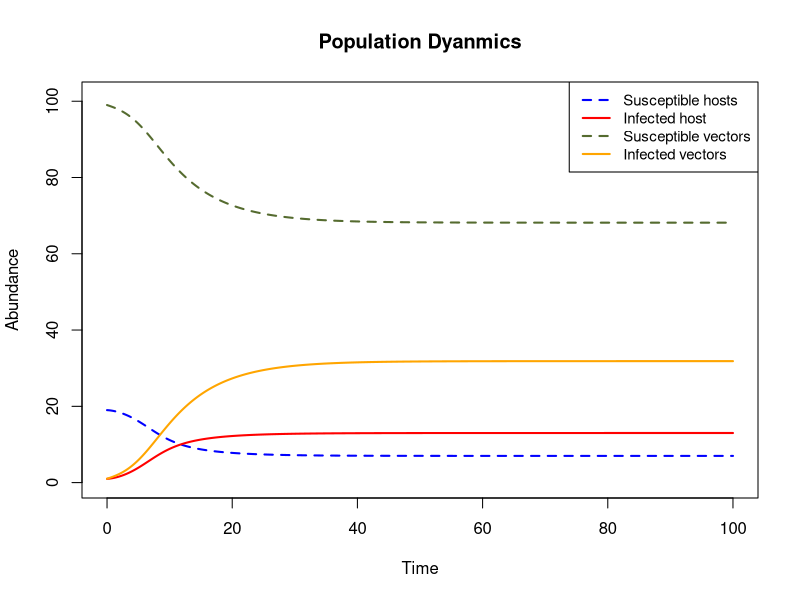
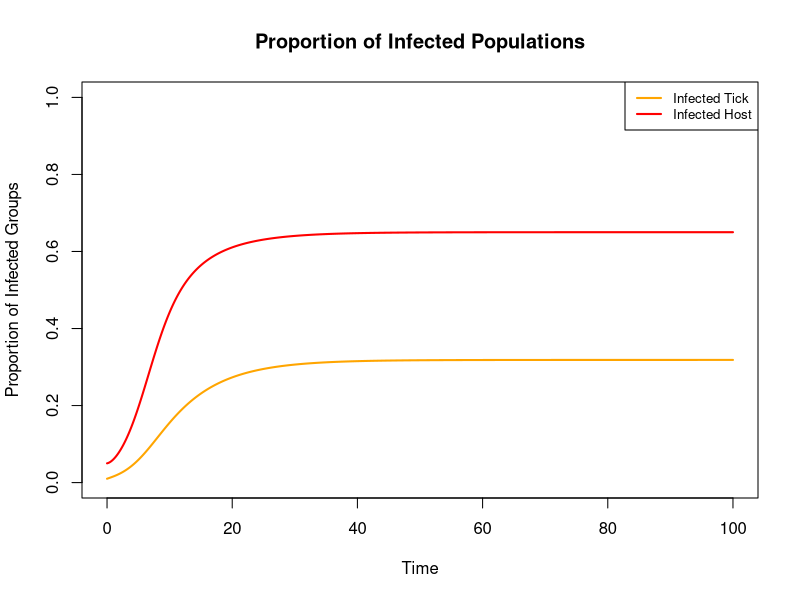
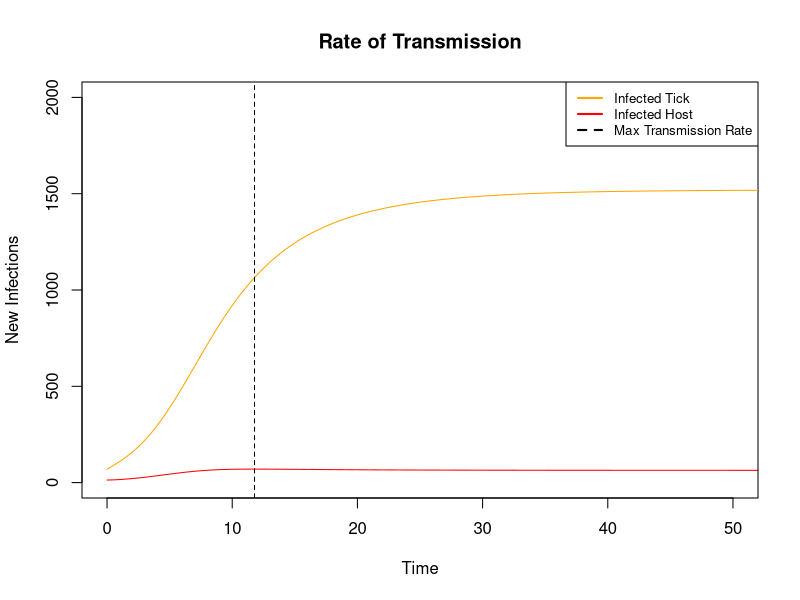
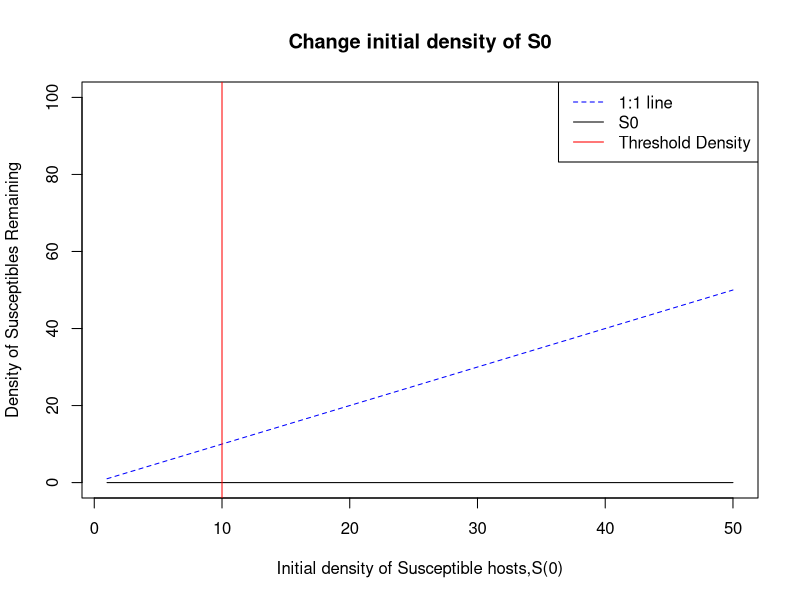

Write R code to recreate these figures, in order. (Note: this script raises an error after producing the figures.)
## ---- chunk 1
knitr::opts_chunk$set(echo = TRUE)

## ---- chunk 2
# very basic, simple model to build off of
library(deSolve)
host.tick <- function(t, x, params) {
  S = x[1] # susceptible host
  I = x[2] # infected host
  U = x[3] # susceptible vector
  V = x[4] # infected vector
  
  beta_prime = params[1] # inoculation
  alpha = params[2] # acquisition
  gamma = params[3] # host turnover I > S
  birth_v = params[4] # birth of vectors, or input into the system
  death_v = params[5] # death of vectors
  
  # S + I = N host in system
  dSdt = - (beta_prime*S*V)/(S + I) + gamma*I #change of susceptibles to infected
  dIdt = (beta_prime*S*V)/(S + I) - gamma*I # change of infected to susceptibles
  dUdt = - (alpha*S*I)/(S + I) + birth_v*U - death_v*U + 10
  dVdt = (alpha*S*I)/(S + I) + birth_v*V - death_v*V
 
  # U + V = N vector in system, don't think this would be biologically driving I% but check it out
  #dUdt = - (alpha*U*I)/(U + V) + birth_v*U - death_v*U 
  #dVdt = (alpha*U*I)/(U + V) + birth_v*V - death_v*V
  
  return(list(c(dSdt, dIdt, dUdt, dVdt)))
}

# initial values for state variables
  S0 = 19
  I0 = 1
  U0 = 99
  V0 = 1
initial_values = c(S0, I0, U0, V0)

# initial values for parameters
  beta_prime = 0.7 # inoculation #assuming 70% of infectious contacts turn into infections
  alpha = 0.7  # acquisition #assuming 70% of infectious contacts turn into infections
  gamma = 0.6 # host turnover I > S
  birth_v = 0.5 # birth of vectors
  death_v = 0.6 # death of vectors
parameters = c(beta_prime, alpha, gamma, birth_v, death_v) 

# time series
times = seq(0,100, 0.01)

# run the model
results = lsoda(initial_values, times, host.tick, parameters)
colnames(results) = c('time', 'susceptible host', 'infected host', 'susceptible tick', 'infected tick')
head(results)  

#colors()
Scol <- 'blue'
Icol <- 'red'
Ucol <- 'darkolivegreen'
Vcol <- 'orange'

# plot basic abundances graph
plot(results[, 'time'], results[,'susceptible host'], type = 'l', col = Scol, 
     xlab = 'Time', ylab = 'Abundance', main = 'Population Dyanmics',
     ylim = c(0,101), lty = 2, lwd = 2)
lines(results[,'time'], results[,'infected host'], type = 'l', col = Icol, lty = 1, lwd = 2)
lines(results[,'time'], results[,'susceptible tick'], type = 'l', col = Ucol, lty = 2, lwd = 2)
lines(results[,'time'], results[,'infected tick'], type = 'l', col = Vcol, lty = 1, lwd = 2)
legend('topright', legend = c('Susceptible hosts', 'Infected host', 'Susceptible vectors', 'Infected vectors'),
       col = c(Scol, Icol, Ucol, Vcol), lty = c(2,1,2,1), 
       lwd = 2, cex = 0.9)

# hopefully if I can get psi (input into susceptible vectors) there won't be a crashing Vs population

sd(results[,'infected tick'])
sd(results[,'susceptible tick'])
sd(results[,'infected host'])
sd(results[,'susceptible host'])



H = S0 + I0
T = U0 + V0
# max number of infected hosts at t
#max_infected_host<-(max(results[,'infected host']))/H
# at one point at peak infection, 64% of hosts (N = 13) were infected

# max number of infected hosts at t
#max_infected_tick<-(max(results[,'infected tick']))/T
# at one point at peak infection, 32% of ticks (N = 32) were infected


## what proportion of population had been sick at some point?
plot(x = times, y = ((results[,'infected tick'])/T),
     xlab = 'Time', ylab = 'Proportion of Infected Groups',
     main = 'Proportion of Infected Populations',
     lwd = 2, lty = 1, type = 'l',
     col = Vcol,
     ylim = c(0,1))
lines(x = times, y = ((results[,'infected host'])/H), 
     col = Icol, lwd = 2)
legend('topright', legend = c('Infected Tick', 'Infected Host'),
       col = c(Vcol, Icol), lty = 1, lwd = 2,
       cex = 0.8)

## When was rate of transmission highest?
newinfections_host <- beta_prime*(results[,'susceptible host'])*(results[,'infected host'])
newinfections_tick <- beta_prime*(results[,'susceptible tick'])*(results[,'infected tick'])

plot(x = times, y = newinfections_host,
     type = 'l', col = Icol,
     xlab = 'Time', ylab = 'New Infections', main = 'Rate of Transmission',
     ylim = c(0,2000), xlim = c(0,50))
lines(x = times, y = newinfections_tick, col = Vcol)
legend('topright', legend = c('Infected Tick', 'Infected Host', 'Max Transmission Rate'),
       col = c(Vcol, Icol, 'black'), lty = c(1,1,2), lwd = 2,
       cex = 0.8)
max.newinfections_host <- max(newinfections_host)
max.newinfections_tick <- max(newinfections_tick)

for(i in 1:length(times)) {
  if(newinfections_host[i]==max.newinfections_host){
    H.maxnewinf<- times[i]
  }
}
for(i in 1:length(times)) {
  if(newinfections_tick[i]==max.newinfections_tick){
    T.maxnewinf<- times[i]
  }
}
H.maxnewinf
T.maxnewinf
abline(v = T.maxnewinf, lty = 2, col = Vcol)
abline(v = H.maxnewinf, lty = 2, col = 'black')

## ---- chunk 3
## Change initial conditions, like host density to see impact on R0
# make forloop

host.tick.density<- function(t, x, params) {
  S = x[1]
  I = x[2]
  U = x[3]
  V = x[4]
  
  beta_prime = params[1] # inoculation
  alpha = params[2] # acquisition
  gamma = params[3] # host turnover I > S
  birth_v = params[4] # birth of vectors, or input into the system
  death_v = params[5] # death of vectors
  
  # S + I = N host in system
  dSdt = - (beta_prime*S*V) + gamma*I #change of susceptibles to infected
  dIdt = (beta_prime*S*V) - gamma*I # change of infected to susceptibles
  dUdt = - (alpha*S*I) + birth_v*U - death_v*U 
  dVdt = (alpha*S*I) + birth_v*V - death_v*V
 
  return(list(c(dSdt, dIdt, dUdt, dVdt)))
}

Tend = 100
times = seq(0, Tend, by = 1)

# initial values for parameters
  beta_prime = 0.1 # inoculation 
  alpha = 0.1  # acquisition 
  gamma = 1 # host turnover I > S
  birth_v = 0.6 # birth of vectors
  death_v = 0.5 # death of vectors
parameters = c(beta_prime, alpha, gamma, birth_v, death_v) 

# initial values for state variables
  #S0 = 19 changing this
  S0_all <-seq(1,50,1) 
  I0 = 1
  U0 = 200
  V0 = 1


S_longterm = rep(0, length(S0_all))
I_longterm = rep(0, length(S0_all))
U_longterm = rep(0, length(S0_all))
V_longterm = rep(0, length(S0_all))

for(i in length(S0_all)) {
  initial_values = c(S0_all[i], I0, U0, V0)
  
  results = lsoda(initial_values, times, host.tick.density, parameters)
  
  # save final values of state variables
  S_longterm[i] = results[Tend+1,2]
  I_longterm[i] = results[Tend+1,3]
  U_longterm[i] = results[Tend+1,4]
  V_longterm[i] = results[Tend+1,5]
}

plot(S0_all, S_longterm, type = 'l',
     xlab = 'Initial density of Susceptible hosts,S(0)',
     ylab = 'Density of Susceptibles Remaining',
     main = 'Change initial density of S0',
     ylim = c(0, 100))
lines(S0_all, S0_all, type = 'l', col = Scol,lty = 2) # 1:1 line; final density of S = S0
abline(v = gamma/beta_prime, col = 'red') # threshold density of S for pathogen invasion
legend("topright", legend = c('1:1 line','S0', 'Threshold Density'),
       col = c('blue', 'black', 'red'), lty = c(2,1,1))

## ---- chunk 4
## Change initial conditions, like beta_prime to see impact on R0
# make forloop

host.tick.density<- function(t, x, params) {
  S = x[1]
  I = x[2]
  U = x[3]
  V = x[4]
  
  beta_prime = params[1] # inoculation
  alpha = params[2] # acquisition
  gamma = params[3] # host turnover I > S
  birth_v = params[4] # birth of vectors, or input into the system
  death_v = params[5] # death of vectors
  
  # S + I = N host in system
  dSdt = - (beta_prime*S*V) + gamma*I #change of susceptibles to infected
  dIdt = (beta_prime*S*V) - gamma*I # change of infected to susceptibles
  dUdt = - (alpha*S*I) + birth_v*U - death_v*U 
  dVdt = (alpha*S*I) + birth_v*V - death_v*V
 
  return(list(c(dSdt, dIdt, dUdt, dVdt, beta_prime)))
}

Tend = 100
times = seq(0, Tend, by = 1)

# initial values for parameters
  beta_prime_all <- seq(.001, .999, .01)
  #beta_prime = 0.1 # inoculation 
  alpha = 0.1  # acquisition 
  gamma = 1 # host turnover I > S
  birth_v = 0.6 # birth of vectors
  death_v = 0.5 # death of vectors
parameters = c(beta_prime, alpha, gamma, birth_v, death_v) 

# initial values for state variables
  S0 = 19 
  #S0_all <-seq(1,50,1) 
  I0 = 1
  U0 = 200
  V0 = 1

z = 1:100
S_longterm = rep(0, length(z))
I_longterm = rep(0, length(z))
U_longterm = rep(0, length(z))
V_longterm = rep(0, length(z))

for(i in length(z)) {

  parameters = c(beta_prime_all[i], alpha, gamma, birth_v, death_v) 

  results = lsoda(initial_values, times, host.tick.density, parameters)
  
  # save final values of state variables
  S_longterm[i] = results[Tend+1,2]
  I_longterm[i] = results[Tend+1,3]
  U_longterm[i] = results[Tend+1,4]
  V_longterm[i] = results[Tend+1,5]
  beta_prime_longterm[i] = results[Tend+1,6]
}

plot(beta_prime_all,beta_prime_longterm, type = 'l' )
plot(S0_all, S_longterm, type = 'l',
     xlab = 'Initial density of Susceptible hosts,S(0)',
     ylab = 'Density of Susceptibles Remaining',
     main = 'Change initial density of S0',
     ylim = c(0, 250))
lines(S0_all, S0_all, type = 'l', col = Scol,lty = 2) # 1:1 line; final density of S = S0
abline(v = gamma/beta_prime, col = 'red') # threshold density of S for pathogen invasion
legend("topright", legend = c('1:1 line','S0', 'Threshold Density'),
       col = c('blue', 'black', 'red'), lty = c(2,1,1))

## ---- chunk 5

## need to fix my ODEs here

# initial values for parameters  
  beta_prime = 0.9 # inoculation
  alpha = 0.8  # acquisition
  gamma = 0.7 # host turnover I > S
  birth_v = 0.3 # birth of vectors
  death_v = 0.5 # death of vectors

# inital values for state variables
  H = 30
  T = 100
  
  S0 = 29
  I0 = 1
  U0 = 99
  V0 = 1

# set up storage variables
tset <- seq(0, 60, 2000)
H.simu1 <- NaN*tset; H.simu1[1] <- H
T.simu1 <- NaN*tset; T.simu1[1] <- T
S.simu1 <- NaN*tset; S.simu1[1] <- S0
I.simu1 <- NaN*tset; I.simu1[1] <- I0
U.simu1 <- NaN*tset; U.simu1[1] <- U0
V.simu1 <- NaN*tset; V.simu1[1] <- V0

for(i in 2:length(tset)) {
  dt <- tset[i] - tset[i -1]
  # rename to shorten commands to make ODEs easier
  S <- S.simu1[i-1]
  I <- I.simu1[i-1]
  U <- U.simu1[i-1]
  V <- V.simu1[i-1]
  
  dS <- (- (beta_prime*S*V)/(S + I) + gamma*I)*dt
  dI <- ( (beta_prime*S*V)/(S + I) - gamma*I)*dt
  dU <- (- (alpha*S*I)/(S + I) + birth_v*U - death_v*U)*dt
  dV <- ((alpha*S*I)/(S + I) - death_v*U)*dt
  
  dH <- dS + dI
  dT <- dU + dV
  
  H.simu1[i] <- H +dH
  T.simu1[i] <- T +dT
  S.simu1[i] <- S +dS
  I.simu1[i] <- I +dI
  U.simu1[i] <- U +dU
  V.simu1[i] <- V +dV
}


## ---- chunk 6
q.to.f <- function(t, x, params) {
  Xqii = x[1] # infected stays infected
  Xqsi = x[2] # susceptible becomes infected
  Xqss = x[3] # susceptible stays susceptible
  
  
  lambda= params[1] # inoculation
  alpha = params[2] # acquisition via infected blood meal
  sigma = params[3] # acquisition via cofeeding
  psi = params[4] # input of new vectors into questing X
  omega = params[5] # death of vectors
  
  # S + I = N host in system
  dXqiidt = psi - omega*Xqii - lambda*Xqii # infected stays infected
  dXqsidt = psi - omega*Xqsi - lambda*Xqsi*alpha - lambda*Xqsi*sigma # susceptible becomes infected
  # if sigma/alpha 0, selects 1 route of transmission
  dXqssdt = psi - omega*Xqss - lambda*Xqss # susceptible stays susceptible
  
  return(list(c(dXqiidt, dXqsidt, dXqssdt)))
}

Xqii0 = 10
Xqsi0 = 30
Xqss0 = 60

## set values
# state variables
initial_values = c(Xqii0, Xqsi0, Xqss0)

## all transmission routes are equal
# parameters
  lambda= .7 # contact rate
  alpha_equal = .01 # acquisition via infected blood meal
  sigma_equal = .01 # acquisition via cofeeding
  psi = 50 # input of new vectors into questing X
  omega = .5 # death of vectors

parameters_equal = c(lambda, alpha_equal, sigma_equal, psi, omega) 

times = seq(0,5, 0.01)

results_equal = lsoda(initial_values, times, q.to.f, parameters_equal)
colnames(results_equal) = c('time', 'I to I', 'S to I', 'S to S')
head(results_equal)  

## HT greater >>
# parameters
  lambda= .7 # contact rate
  alpha_greater = .7 # acquisition via infected blood meal
  sigma_equal = .01 # acquisition via cofeeding
  psi = 50 # input of new vectors into questing X
  omega = .5 # death of vectors

parameters_HT = c(lambda, alpha_greater, sigma_equal, psi, omega) 

times = seq(0,5, 0.01)

results_HT = lsoda(initial_values, times, q.to.f, parameters_HT)
colnames(results_HT) = c('time', 'I to I', 'S to I', 'S to S')
head(results_HT)  

## co-feeding greater
# parameters
  lambda= .7 # contact rate
  alpha_small = .1 # acquisition via infected blood meal
  sigma_greater = .4 # acquisition via cofeeding
  psi = 50 # input of new vectors into questing X
  omega = .5 # death of vectors

parameters_CF = c(lambda, alpha_small, sigma_greater, psi, omega) 

times = seq(0,5, 0.01)

results_CF = lsoda(initial_values, times, q.to.f, parameters_CF)
colnames(results_CF) = c('time', 'I to I', 'S to I', 'S to S')
head(results_CF)  


qiicol <-"blue"
qsicol<- 'red'
qsscol <- 'purple'

# use main = c('', paste())
# alternative title Transitions from Questing to Feeding. 
par(mfrow = c(3,1), mar = c(2,4,3,1))
# equal

## try to find max of susceptible ticks going into next system


plot(results_equal[, 'time'], results_equal[,'I to I'], type = 'l', col = qiicol, 
     xlab = 'Time', ylab = 'Abundance',main = c('Transmission inputs: Non-systemic = Systemic'),cex.main = 1,
     ylim = c(0,100), lty = 1, lwd = 2)
lines(results_equal[,'time'], results_equal[,'S to I'], type = 'l', col = qsicol, lty = 1, lwd = 2)
lines(results_equal[,'time'], results_equal[,'S to S'], type = 'l', col = qsscol, lty = 1, lwd = 2)
legend('bottomright', legend = c('I to I', 'S to I', 'S to S'),
       col = c('blue', 'purple', 'red'), lty = c(1,1,1), 
       lwd = c(2,2,2), cex = 1, horiz = TRUE)

# greater HT
plot(results_HT[, 'time'], results_HT[,'I to I'], type = 'l', col = qiicol, 
     xlab = 'Time', ylab = 'Abundance', main = 'Transmission inputs: Non-systemic << Systemic',cex.main = 1,
     ylim = c(0,100), lty = 1, lwd = 2)
lines(results_HT[,'time'], results_HT[,'S to I'], type = 'l', col = qsicol, lty = 1, lwd = 2)
lines(results_HT[,'time'], results_HT[,'S to S'], type = 'l', col = qsscol, lty = 1, lwd = 2)
legend('bottomright', legend = c('I to I', 'S to I', 'S to S'),
       col = c('blue', 'purple', 'red'), lty = c(1,1,1), 
       lwd = c(2,2,2), cex = 1, horiz = TRUE)

# greater CF
plot(results_CF[, 'time'], results_CF[,'I to I'], type = 'l', col = qiicol, 
     xlab = 'Time', ylab = 'Abundance', main =  'Transmission inputs: Non-systemic > Systemic',cex.main = 1, 
     ylim = c(0,100), lty = 1, lwd = 2)
lines(results_CF[,'time'], results_CF[,'S to I'], type = 'l', col = qsicol, lty = 1, lwd = 2)
lines(results_CF[,'time'], results_CF[,'S to S'], type = 'l', col = qsscol, lty = 1, lwd = 2)
legend('bottomright', legend = c('I to I', 'S to I', 'S to S'),
       col = c('blue', 'purple', 'red'), lty = c(1,1,1), 
       lwd = c(2,2,2), cex = 1, horiz = TRUE)


## ---- chunk 7
all.phases <- function(t, x, params) {
  # 3 classes from questing to feeding
  Xq = x[1] # infected stays infected
  Xf = x[2]
  Xe = x[3]
  
  lambda = params[1]
  phi = params[2]
  tau = params[3]
  
  psi = params[4]
  omega = params[5]
  
  # S + I = N host in system
  
  # questing to feeding
  dXqdt = psi - omega*Xq - lambda*Xq # infected stays infected
  
  
  # feeding to engorged
  dXfdt = lambda*Xq - omega*Xf - phi*Xf
  
  
  # engorged to molted to next X
  dXedt = phi*Xf - omega*Xe - tau*Xe

  
  return(list(c(dXqdt,dXfdt,dXedt)))
}

Xq0 = 100
Xf0 = 60
Xe0 = 50

## set values
# state variables
initial_values = c(Xq0,Xf0,Xe0)

# parameters_equal
lambda = .5 # contact rate
  phi = .5 # drop off rate
  tau = .5 # molting rate
  
  psi = 10 # input of new vectors into questing X
  omega = .5 # death of vectors
  
parameters_equal = c(lambda, phi, tau, psi, omega) 

times = seq(0,5, 0.1)

results_equal = lsoda(initial_values, times, all.phases, parameters_equal)
colnames(results_equal) = c('time', 'Xq','Xf','Xe')
head(results_equal)  

# greater parameters
lambda_greater = .8 # contact rate
  phi_greater = .8 # drop off rate
  tau_greater = .8 # molting rate
  
  psi = 10 # input of new vectors into questing X
  omega = .5 # death of vectors
  
parameters_greater = c(lambda_greater, phi_greater, tau_greater, psi, omega) 

times = seq(0,5, 0.1)

results_greater = lsoda(initial_values, times, all.phases, parameters_greater)
colnames(results_greater) = c('time', 'Xq','Xf','Xe')
head(results_greater)  

# lower parameters
lambda_lower = .3 # contact rate
  phi_lower = .3 # drop off rate
  tau_lower = .3 # molting rate
  
  psi = 10 # input of new vectors into questing X
  omega = .5 # death of vectors
  
parameters_lower = c(lambda_lower, phi_lower, tau_lower, psi, omega) 

times = seq(0,5, 0.1)

results_lower = lsoda(initial_values, times, all.phases, parameters_lower)
colnames(results_lower) = c('time', 'Xq','Xf','Xe')
head(results_lower)  

#par(mfrow = c(3,1))
plot(results_greater[, 'time'], results_greater[,'Xq'], type = 'l', col = 'red', 
     xlab = 'Time', ylab = 'Abundance',main = 'Tick population dynamics, temp parameters increased',
     ylim = c(0,100), lty = 1, lwd = 2)
lines(results_greater[,'time'], results_greater[,'Xf'], type = 'l', col = 'green', lty = 1, lwd = 2)
lines(results_greater[,'time'], results_greater[,'Xe'], type = 'l', col = 'blue', lty = 1, lwd = 2)
legend('topright', legend = c('questing','feeding','engorged'),
       col = c('red', 'blue', 'green'), lty = c(1,1,1), 
       lwd = c(2,2,2), cex = 0.7, horiz = TRUE)
plot(results_equal[, 'time'], results_equal[,'Xq'], type = 'l', col = 'red', 
     xlab = 'Time', ylab = 'Abundance',main = 'Tick population dynamics, temp. parameters base level',
     ylim = c(0,100), lty = 1, lwd = 2)
lines(results_equal[,'time'], results_equal[,'Xf'], type = 'l', col = 'green', lty = 1, lwd = 2)
lines(results_equal[,'time'], results_equal[,'Xe'], type = 'l', col = 'blue', lty = 1, lwd = 2)
legend('topright', legend = c('questing','feeding','engorged'),
       col = c('red', 'blue', 'green'), lty = c(1,1,1), 
       lwd = c(2,2,2), cex = 0.7, horiz = TRUE) 
plot(results_lower[, 'time'], results_lower[,'Xq'], type = 'l', col = 'red', 
     xlab = 'Time', ylab = 'Abundance',main = 'Tick population dynamics, temp. parameters decreased', ylim = c(0,100), lty = 1, lwd = 2)
lines(results_lower[,'time'], results_lower[,'Xf'], type = 'l', col = 'green', lty = 1, lwd = 2)
lines(results_lower[,'time'], results_lower[,'Xe'], type = 'l', col = 'blue', lty = 1, lwd = 2)
legend('topright', legend = c('questing','feeding','engorged'),
       col = c('red', 'blue', 'green'), lty = c(1,1,1), 
       lwd = c(2,2,2), cex = 0.7, horiz = TRUE)
## ---- chunk 8
reduced <- function(t, x, params) {
  Lqi = x[1]
  Lqs = x[2]
  Lfi = x[3]
  Lfs = x[4]
  
  Nqi = x[5]
  Nqs = x[6]
  Nfi = x[7]
  Nfs = x[8]
  
  Aqi = x[9]
  Aqs = x[10]
  Afi = x[11]
  Afs = x[12]
  
  t = params[1]
  k = params[2]
  b = params[3] # contact rate
  p = params[4] 
  y = params[5] # birth rate
  H = params[6]
  Hi = params[7]
  Hs = params[8]
  v = params[9] # no VT
  
  dLqidt = Afi*y*p - b*H*Lqi
  dLqsdt = Afi*y*w + y*w*Afs - b*Hi*Lqi - b*Hs*Lqs
  dLfidt = b*Hi*Lqi + b*Hs*Lqs - t*k*Lfi
  dLfsdt = b*Hs*Lqs - t*k*Lfs
  
  dNqidt = t*k*Lfi - b*H*Nqi
  dNqsdt = t*k*Lfs - b*Hs*Nqs - b*Hi*Nqs
  dNfidt = b*H*Nqi + b*Hi*Nqs - t*k*Nfi
  dNfsdt = b*Hs*Nqs - t*k*Nfs 
  
  dAqidt = t*k*Nfi - b*H*Aqi
  dAqsdt = t*k*Nfs - b*Hs*Aqi - b*Hi*Aqs
  dAfidt =  b*H*Aqi + b*Hi*Aqs - y*p*Afi - y*w*Afi
  dAfsdt = b*Hs*Aqs - y*w*Afs
    
  return(list(c(dLqidt, dLqsdt, dLfidt, dLfidt,
                dNqidt, dNqsdt, dNfidt, dNfidt,
                dAqidt, dAqsdt, dAfidt, dAfidt
                )))
}

  Lqi0 = 30
  Lqs0 = 70
  Lfi0 = 30
  Lfs0 = 50
  
  Nqi0 = 20
  Nqs0 = 30
  Nfi0 = 15
  Nfs0 = 25
  
  Aqi0 = 30
  Aqs0 = 10
  Afi0 = 25
  Afs0 = 5
  
initial_values = c(Lqi0, Lqs0, Lfi0, Lfs0,
                   Nqi0, Nqs0, Nfi0, Nfs0,
                   Aqi0, Aqs0, Afi0, Afs0)

t = 1.5 # temp sensitive
k = .4 # survival
b = .8 # contact rate
p = .7 # VT
y = .9 # birth rate
H = 40 # hi + hs
Hi = 25
Hs = 15
v = .3 # no VT

parameters = c(t,k, b, p, y, H, Hi, Hs,v)

times = seq(0,5, by = 0.01)

results = lsoda(initial_values, times, reduced, parameters)
colnames(results) = c('time', 'Lqi','Lqs','Lfi','Lfs',
                       'Nqi','Nqs','Nfi','Nfs',
                       'Aqi','Aqs','Afi','Afs')
#head(results)
plot(results[,'time'], results[,'Lqi'], type = 'l', col = 'red')
lines(results[,'time'], results[,'Nqi'], type = 'l', col = 'blue')
lines(results[,'time'], results[,'Aqi'], type = 'l', col = 'green')
# uninfected
lines(results[,'time'], results[,'Lqs'], type = 'l', col = 'red', lty = 2)
lines(results[,'time'], results[,'Nqs'], type = 'l', col = 'blue', lty = 2)
lines(results[,'time'], results[,'Aqs'], type = 'l', col = 'green', lty = 2)



## ---- chunk 9

## ---- chunk 10
eggstoadults <- function(t, x, params) {
  
  # LARVAE
  # omit 3 classes from questing to feeding
  Lqv = x[1] # infected stays infected
  Lqu = x[2]
  #Lqs.a = x[2] # susceptible becomes infected
  #Lqs.b = x[3] # susceptible stays susceptible
  
  # 2 classes from feeding to engorged
  Lfi = x[3]
  Lfs = x[4]
  # 2 classes from engorged to molted
  Lei = x[5]
  Les = x[6]
  
  #NYMPHS
  Nqi = x[7] # infected stays infected
  Nqs = x[8] # susceptible becomes infected
  #Nqs.b = x[10] # susceptible stays susceptible
  
  # 2 classes from feeding to engorged
  Nfi = x[9]
  Nfs = x[10]
  # 2 classes from engorged to molted
  Nei = x[11]
  Nes = x[12]
  
  
  #ADULTS
  Aqi = x[13] # infected stays infected
  Aqs = x[14]
  
  # 2 classes from feeding to engorged
  Afi = x[15]
  Afs = x[16]
  
  # eggs
  Gv = x[17]
  Gu = x[18]
  
  # hosts
  Hi = x[19]
  Hs = x[20]
  
  Di = x[21]
  Ds = x[22]
    
  kappa = params[1] # survival prop to next life stage
  rho = params[2] # filial infection prevalence (fip)
  rho_prime = params[3] # no fip
  beta = params[4] # transmission between host and questing ticks (contact x prob infect)
  phi = params[5] # dropping off rate
  tau = params[6] # molting rate
  delta = params[7] # birth rate
  tot = params[8] # total ovarial transmission (tot)
  tot_prime = params[9] # no tot
  B = params[10] #contact rate
  q = params[11] # prob tick infected 
  gamma = params[12] # recovery rate of host
  

  
  # questing to feeding
  dLqvdt = kappa*rho*Gv - beta*(Hs + Hi)*Lqv 
  dLqudt = kappa*rho_prime*Gv + kappa*Gu - beta*Hi*Lqu - beta*Hs*Lqu
  
  # feeding to engorged
  dLfidt = beta*(Hs + Hi)*Lqv + beta*Hi*Lqu - phi*Lfi
  dLfsdt = beta*Hs*Lqu - phi*Lfs
  
  # engorged to molted to next X
  dLeidt = phi*Lfi - kappa*tau*Lei 
  dLesdt = phi*Lfs - kappa*tau*Les
  
  ## NYMPHS
  # questing to feeding
  dNqidt = kappa*tau*Lei - beta*(Hs + Hi)*Nqi 
  dNqsdt = kappa*tau*Les - beta*Hi*Nqs - beta*Hs*Nqs 
  
  # feeding to engorged
  dNfidt = beta*H*Nqi + beta*Hi*Nqs - phi*Nfi
  dNfsdt = beta*Hs*Nqs - phi*Nfs
  
  # engorged to molted to next X
  dNeidt = phi*Nfi - kappa*tau*Nei 
  dNesdt = phi*Nfs - kappa*tau*Nes
  
  ## Adults
  # questing to feeding
  dAqidt = kappa*tau*Nei - beta*(Ds+Di)*Aqi 
  dAqsdt = kappa*tau*Nes - beta*Di*Aqs - beta*Ds*Aqs 
  
  # feeding to birthing
  dAfidt = beta*(Ds + Di)*Aqi + beta*Di*Aqs - delta*tot*Afi - delta*tot_prime*Afi
  dAfsdt = beta*Ds*Aqs - delta*Afs
  
 # birthing/eggs
  dGvdt = delta*tot*Afi - kappa*rho*Gv - kappa*rho_prime*Gv
  dGudt = delta*tot*Afs + delta*tot_prime*Afi - kappa*Gu
  
# host populations
  
  dHsdt = - ((Hs*(B*q)*Lqi*Nqi)/(Hs + Hi)) + gamma*Hi # assuming contact rate and inf prob are = for L and N but need to change
  dHidt = ((Hs*(B*q)*Lqi*Nqi)/(Hs + Hi)) - gamma*Hi
  
  dDsdt = - ((Ds*(B*q)*Aqi)/(Di + Ds)) + gamma*Di
  dDidt =  ((Ds*(B*q)*Aqi)/(Di + Ds)) - gamma*Di
  
   # S + I = N host in system
  dHdt = dHidt + dHsdt # rodent hosts
  dDdt = dDidt + dDsdt # deer hosts
  
  return(list(c(dLqvdt, dLqudt, dLfidt, dLfsdt, dLeidt, dLesdt,
                dNqidt, dNqsdt, dNfidt, dNfsdt, dNeidt, dNesdt,
                dAqidt, dAqsdt, dAfidt, dAfsdt, 
                dGvdt, dGudt,
                dHsdt, dHidt,
                dDsdt, dDidt)))
}

Lqv0 = 10
Lqu0 = 10
Lfi0 = 10
Lfs0 = 10
Lei0 = 10
Les0 = 10
                
Nqi0 = 5 
Nqs0 = 5
Nfi0 = 5
Nfs0 = 5
Nei0 = 5
Nes0 = 5

Aqi0 = 1
Aqs0 = 1
Afi0 = 1
Afs0 = 1

Gv0 = 20
Gu0 = 20

Hs0 = 5
Hi0 = 5
Ds0 = 2
Di0 = 2

## set values
# state variables
initial_values = c(Lqv0,Lqu0,Lfi0,Lfs0,Lei0,Les0,
                Nqi0, Nqs0,Nfi0,Nfs0,Nei0,Nes0,
                Aqi0,Aqs0,Afi0,Afs0,
                Gv0,Gu0,
                Hs0,Hi0,
                Ds0,Di0)

# parameters
  kappa = .9 # survival prop to next life stage
  rho = .6 # filial infection prevalence (fip)
  rho_prime = .4 # no fip
  beta = .9 # transmission between host and questing ticks (contact x prob infect)
  phi = .9 # dropping off rate
  tau = .6 # molting rate
  delta =  .3 # birth rate
  tot = .3 # total ovarial transmission (tot)
  tot_prime = .7 # no tot
  B = .8#contact rate
  q = .5 # prob tick infected 
  gamma = .4 # recovery rate of host
  
parameters = c(kappa, rho, rho_prime, beta, phi,
               tau, delta, tot, tot_prime, B, q, gamma) 

times = seq(0,50, 0.1)

results = lsoda(initial_values, times, eggstoadults, parameters)
colnames(results) = c('time', 'Lqv', 'Lqu', 'Lfi', 'Lfs', 'Lei', 'Les',
                      'Nqi', 'Nqs','Nfi', 'Nfs', 'Nei', 'Nes', 
                      'Aqi', 'Aqs', 'Afi','Afs',
                      'Gv', 'Gu',
                      'Hs', 'Hi',
                      'Ds', 'Di')
head(results)  
#View(results)

# plot infected
plot(results[, 'time'], results[,'Lqv'], type = 'l', col = 'red', 
     xlab = 'Time', ylab = 'Abundance', main = 'Infected Tick Life Stages',
     ylim = c(0,50), xlim = c(0,15),
     lty = 1, lwd = 2)
lines(results[,'time'], results[,'Nqi'], type = 'l', col = 'blue', lty = 1, lwd = 2)
lines(results[,'time'], results[,'Aqi'], type = 'l', col = 'green', lty = 1, lwd = 2)



plot(results[, 'time'], results[,'Lqv'], type = 'l', col = 'black',
     xlab = 'time', ylab = 'abundance',
     main = 'crazyland',ylim = c(0,100), lty = 1, lwd = 1)
lines(results[,'time'], results[,'Lqu'], type = 'l', col = 'grey', lty = 1, lwd = 1)
lines(results[,'time'], results[,'Lfi'], type = 'l', col = 'lightblue1', lty = 2, lwd = 1)
lines(results[,'time'], results[,'Lfs'], type = 'l', col = 'lightblue2', lty = 1, lwd = 1)
lines(results[,'time'], results[,'Lei'], type = 'l', col = 'lightblue3', lty = 2, lwd = 1)
lines(results[,'time'], results[,'Les'], type = 'l', col = 'lightblue4', lty = 1, lwd = 1)
lines(results[,'time'], results[,'Nqi'], type = 'l', col = 'lightsalmon', lty = 1, lwd = 2)
lines(results[,'time'], results[,'Nqs'], type = 'l', col = 'lightsalmon1', lty = 1, lwd = 2)
lines(results[,'time'], results[,'Nfi'], type = 'l', col = 'lightsalmon2', lty = 2, lwd = 2)
lines(results[,'time'], results[,'Nfs'], type = 'l', col = 'lightsalmon3', lty = 1, lwd = 2)
lines(results[,'time'], results[,'Nei'], type = 'l', col = 'lightsalmon4', lty = 2, lwd = 2)
lines(results[,'time'], results[,'Nes'], type = 'l', col = 'lightpink', lty = 1, lwd = 2)
lines(results[,'time'], results[,'Aqi'], type = 'l', col = 'plum', lty = 1, lwd = 3)
lines(results[,'time'], results[,'Aqs'], type = 'l', col = 'plum1', lty = 1, lwd = 3)
lines(results[,'time'], results[,'Afi'], type = 'l', col = 'plum2', lty = 2, lwd = 3)
lines(results[,'time'], results[,'Afs'], type = 'l', col = 'plum3', lty = 1, lwd = 3)


## ---- chunk 11
# types of competent and non-competent hosts, need to figure out this bit
S = 10
I = 1
H = S + I
# H1 = 
# H2 =
# H3 =
# H_types = H1 + H2 + H3

# susceptible hosts
H_s1 = 5 # highly competent # NEFU
H_s2 = 7 # lowly comptenty  # PERO
H_s3 = 9 # not competent    # SCOC
S = H_s1 + H_s2 +H_s3

# infected hosts  
H_i1 = 4 # highly competent # NEFU
H_i2 = 0 # lowly comptenty  # PERO
H_i3 = 0 #not competent    # SCOC # this is a weird one
I = H_i1 + H_i2 +H_i3 


# susceptible ticks
Ls = 12
Ns = 8
As = 2
Vs = Ls + Ns + As

# infected ticks
Li = 1
Ni = 0
Ai = 0
Vi = Li + Ni + Ai

# tick life stages
X = Vs + Vi
L = 10
N = 8
A = 2
X_ls = L + N + A

# infected questing ticks 
Lqi = 1
Nqi = 11
Aqi = 9
q = Lqi + Nqi + Aqi 

## ---- chunk 12
# tick natural mortality

wl = .1
wn = .2
wa = .2
w = wl + wn + wa

# host recovery rate 
gamma = .9

# tick input to each life stage
psi = X_ls*w # need to figure this out

 
# contact rate between tick and host
beta_l = .05
beta_n = .03
beta_a = .01
beta_x = beta_l + beta_n + beta_a

# tick acquisition rate of pathogen ( host to tick )
alpha = (I * beta_x * q)/H

# I want to divie this up into contact between different types of competent hosts eventually
# beta_l1 =
#   beta_l2 =
#   beta_l3 =
# beta_n1 =
#   beta_n2 =
#   beta_n3 =
# beta_a1 =
#   beta_a2 =
#   beta_a3 =
  # infectious contact rate between tick and host
beta = beta_x * q

# host inoculation rate of patogen ( tick to host )
beta_prime = (H * beta * X)/ H


## ---- chunk 13
toy2.0 <- function(t, x, params) {
  S = x[1] # susceptible host
  I = x[2] # infected host
  U = x[3] # susceptible vector
  V = x[4] # infected vector
  
  beta_prime = params[1] # inoculation
  alpha = params[2] # acquisition
  gamma = params[3] # host turnover I > S
  birth_v = params[4] # birth of vectors, or input into the system
  death_v = params[5] # death of vectors
  
  # S + I = N host in system
  dSdt = - beta_prime + gamma*I #change of susceptibles to infected
  dIdt = beta_prime - gamma*I # change of infected to susceptibles
  dUdt = - alpha - death_v*Vs + psi # need to switch birth_v to psi
  dVdt = alpha + birth_v*Vs - death_v*Vi # need to switch birth_v to psi
 
  # U + V = N vector in system, don't think this would be biologically driving I% but check it out
  #dUdt = - (alpha*U*I)/(U + V) + birth_v*U - death_v*U 
  #dVdt = (alpha*U*I)/(U + V) + birth_v*V - death_v*V
  
  return(list(c(dSdt, dIdt, dUdt, dVdt)))
  

}
S0 = 19
I0 = 1
U0 = 99
V0 = 1

initial_values = c(S0, I0, U0, V0)


  # beta_prime = 0.9 # inoculation
  # alpha = 0.8  # acquisition
  # gamma = 0.7 # host turnover I > S
  # birth_v = 0.2 # birth of vectors
  # death_v = 0.5 # death of vectors

parameters = c(beta_prime, alpha, gamma, birth_v, death_v) 

times = seq(0,30, 0.01)

results = lsoda(initial_values, times, toy2.0, parameters)
colnames(results) = c('time', 'susceptible host', 'infected host', 'susceptible tick', 'infected tick')
head(results)  

plot(results[, 'time'], results[,'susceptible host'], type = 'l', col = 'blue', 
     xlab = 'time', ylab = 'abundance', ylim = c(0,101), lty = 1, lwd = 1)
lines(results[,'time'], results[,'infected host'], type = 'l', col = 'blue', lty = 2, lwd = 2)
lines(results[,'time'], results[,'susceptible tick'], type = 'l', col = 'red', lty = 1, lwd = 1)
lines(results[,'time'], results[,'infected tick'], type = 'l', col = 'red', lty = 2, lwd = 2)
legend('bottomright', legend = c('Susceptible hosts', 'Infected host', 'Susceptible vectors', 'Infected vectors'),
       col = c('blue', 'blue', 'red', 'red'),lty = c(1,2,1,2), cex = 0.9,
       lwd = c(1,2,1,2))
